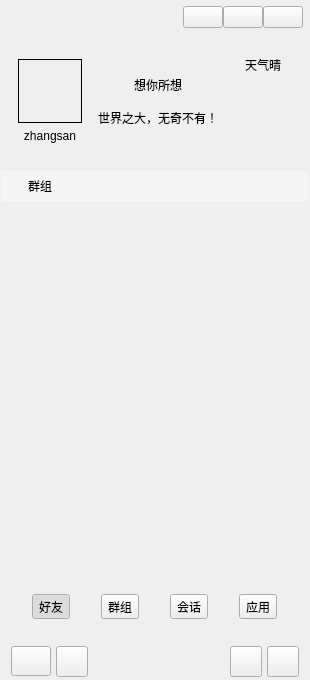
<?xml version="1.0" encoding="UTF-8"?>
<ui version="4.0">
 <class>MainWindow</class>
 <widget class="QWidget" name="MainWindow">
  <property name="geometry">
   <rect>
    <x>0</x>
    <y>0</y>
    <width>310</width>
    <height>680</height>
   </rect>
  </property>
  <property name="maximumSize">
   <size>
    <width>362</width>
    <height>16777215</height>
   </size>
  </property>
  <property name="windowTitle">
   <string>畅想聊天APP</string>
  </property>
  <property name="windowIcon">
   <iconset resource="images.qrc">
    <normaloff>:/resource/background/app.png</normaloff>:/resource/background/app.png</iconset>
  </property>
  <property name="styleSheet">
   <string notr="true"/>
  </property>
  <layout class="QVBoxLayout" name="verticalLayout">
   <property name="spacing">
    <number>0</number>
   </property>
   <property name="leftMargin">
    <number>1</number>
   </property>
   <property name="topMargin">
    <number>1</number>
   </property>
   <property name="rightMargin">
    <number>1</number>
   </property>
   <property name="bottomMargin">
    <number>1</number>
   </property>
   <item>
    <widget class="QWidget" name="widgetUserInfo" native="true">
     <property name="minimumSize">
      <size>
       <width>0</width>
       <height>170</height>
      </size>
     </property>
     <property name="maximumSize">
      <size>
       <width>16777215</width>
       <height>170</height>
      </size>
     </property>
     <layout class="QVBoxLayout" name="verticalLayout_9">
      <property name="spacing">
       <number>0</number>
      </property>
      <property name="leftMargin">
       <number>1</number>
      </property>
      <property name="topMargin">
       <number>1</number>
      </property>
      <property name="rightMargin">
       <number>1</number>
      </property>
      <property name="bottomMargin">
       <number>1</number>
      </property>
      <item>
       <widget class="QWidget" name="widgetWinBar" native="true">
        <property name="minimumSize">
         <size>
          <width>0</width>
          <height>30</height>
         </size>
        </property>
        <property name="maximumSize">
         <size>
          <width>16777215</width>
          <height>30</height>
         </size>
        </property>
        <layout class="QHBoxLayout" name="horizontalLayout_7">
         <property name="spacing">
          <number>0</number>
         </property>
         <property name="leftMargin">
          <number>0</number>
         </property>
         <property name="topMargin">
          <number>0</number>
         </property>
         <property name="rightMargin">
          <number>5</number>
         </property>
         <property name="bottomMargin">
          <number>0</number>
         </property>
         <item>
          <widget class="QLabel" name="label_9">
           <property name="minimumSize">
            <size>
             <width>30</width>
             <height>0</height>
            </size>
           </property>
           <property name="text">
            <string/>
           </property>
           <property name="pixmap">
            <pixmap resource="images.qrc">:/resource/images/robot.png</pixmap>
           </property>
          </widget>
         </item>
         <item>
          <spacer name="horizontalSpacer">
           <property name="orientation">
            <enum>Qt::Horizontal</enum>
           </property>
           <property name="sizeHint" stdset="0">
            <size>
             <width>220</width>
             <height>20</height>
            </size>
           </property>
          </spacer>
         </item>
         <item>
          <widget class="QPushButton" name="btnWinMenu">
           <property name="focusPolicy">
            <enum>Qt::NoFocus</enum>
           </property>
           <property name="text">
            <string/>
           </property>
          </widget>
         </item>
         <item>
          <widget class="QPushButton" name="btnWinMin">
           <property name="focusPolicy">
            <enum>Qt::NoFocus</enum>
           </property>
           <property name="text">
            <string/>
           </property>
           <property name="icon">
            <iconset resource="images.qrc">
             <normaloff>:/resource/common/ic_min.png</normaloff>:/resource/common/ic_min.png</iconset>
           </property>
          </widget>
         </item>
         <item>
          <widget class="QPushButton" name="btnWinClose">
           <property name="focusPolicy">
            <enum>Qt::NoFocus</enum>
           </property>
           <property name="text">
            <string/>
           </property>
           <property name="icon">
            <iconset resource="images.qrc">
             <normaloff>:/resource/common/ic_close_white.png</normaloff>:/resource/common/ic_close_white.png</iconset>
           </property>
          </widget>
         </item>
        </layout>
       </widget>
      </item>
      <item>
       <layout class="QHBoxLayout" name="horizontalLayout_8">
        <property name="spacing">
         <number>5</number>
        </property>
        <property name="leftMargin">
         <number>5</number>
        </property>
        <property name="rightMargin">
         <number>5</number>
        </property>
        <item>
         <widget class="QWidget" name="widget" native="true">
          <layout class="QVBoxLayout" name="verticalLayout_2">
           <item>
            <spacer name="verticalSpacer_4">
             <property name="orientation">
              <enum>Qt::Vertical</enum>
             </property>
             <property name="sizeHint" stdset="0">
              <size>
               <width>20</width>
               <height>40</height>
              </size>
             </property>
            </spacer>
           </item>
           <item>
            <widget class="WidgetHead" name="widgetHead" native="true">
             <property name="minimumSize">
              <size>
               <width>64</width>
               <height>64</height>
              </size>
             </property>
             <property name="maximumSize">
              <size>
               <width>64</width>
               <height>64</height>
              </size>
             </property>
             <property name="styleSheet">
              <string notr="true">border: 1px solid #000000;</string>
             </property>
             <layout class="QHBoxLayout" name="horizontalLayout_9">
              <property name="spacing">
               <number>0</number>
              </property>
              <property name="leftMargin">
               <number>0</number>
              </property>
              <property name="topMargin">
               <number>0</number>
              </property>
              <property name="rightMargin">
               <number>0</number>
              </property>
              <property name="bottomMargin">
               <number>0</number>
              </property>
             </layout>
            </widget>
           </item>
           <item>
            <widget class="QLabel" name="labelUser">
             <property name="text">
              <string>zhangsan</string>
             </property>
             <property name="alignment">
              <set>Qt::AlignCenter</set>
             </property>
            </widget>
           </item>
           <item>
            <spacer name="verticalSpacer_3">
             <property name="orientation">
              <enum>Qt::Vertical</enum>
             </property>
             <property name="sizeHint" stdset="0">
              <size>
               <width>20</width>
               <height>40</height>
              </size>
             </property>
            </spacer>
           </item>
          </layout>
         </widget>
        </item>
        <item>
         <layout class="QVBoxLayout" name="verticalLayout_7">
          <property name="spacing">
           <number>15</number>
          </property>
          <item>
           <spacer name="verticalSpacer_2">
            <property name="orientation">
             <enum>Qt::Vertical</enum>
            </property>
            <property name="sizeHint" stdset="0">
             <size>
              <width>20</width>
              <height>40</height>
             </size>
            </property>
           </spacer>
          </item>
          <item>
           <widget class="QLabel" name="labelUserName">
            <property name="text">
             <string>想你所想</string>
            </property>
            <property name="alignment">
             <set>Qt::AlignCenter</set>
            </property>
           </widget>
          </item>
          <item>
           <widget class="QLabel" name="labelUserMask">
            <property name="text">
             <string>世界之大，无奇不有！</string>
            </property>
           </widget>
          </item>
          <item>
           <spacer name="verticalSpacer">
            <property name="orientation">
             <enum>Qt::Vertical</enum>
            </property>
            <property name="sizeHint" stdset="0">
             <size>
              <width>20</width>
              <height>40</height>
             </size>
            </property>
           </spacer>
          </item>
         </layout>
        </item>
        <item>
         <layout class="QVBoxLayout" name="verticalLayout_8">
          <item>
           <widget class="QLabel" name="label_10">
            <property name="text">
             <string>天气晴</string>
            </property>
            <property name="alignment">
             <set>Qt::AlignCenter</set>
            </property>
           </widget>
          </item>
          <item>
           <widget class="QLabel" name="label_12">
            <property name="text">
             <string/>
            </property>
            <property name="alignment">
             <set>Qt::AlignCenter</set>
            </property>
           </widget>
          </item>
         </layout>
        </item>
       </layout>
      </item>
     </layout>
    </widget>
   </item>
   <item>
    <widget class="AnimationStackedWidget" name="GCStackedWidget">
     <property name="styleSheet">
      <string notr="true"/>
     </property>
     <property name="currentIndex">
      <number>1</number>
     </property>
     <widget class="QWidget" name="page2">
      <layout class="QVBoxLayout" name="verticalLayout_4">
       <property name="spacing">
        <number>0</number>
       </property>
       <property name="leftMargin">
        <number>0</number>
       </property>
       <property name="topMargin">
        <number>0</number>
       </property>
       <property name="rightMargin">
        <number>0</number>
       </property>
       <property name="bottomMargin">
        <number>0</number>
       </property>
       <item>
        <widget class="QWidget" name="widgetFrindT" native="true">
         <property name="maximumSize">
          <size>
           <width>16777215</width>
           <height>30</height>
          </size>
         </property>
         <property name="styleSheet">
          <string notr="true">QWidget#widgetFrindT  {
	background-color: #5AFFFFFF;
}</string>
         </property>
         <layout class="QHBoxLayout" name="horizontalLayout_3" stretch="0,1">
          <property name="spacing">
           <number>10</number>
          </property>
          <property name="leftMargin">
           <number>10</number>
          </property>
          <property name="topMargin">
           <number>0</number>
          </property>
          <property name="rightMargin">
           <number>0</number>
          </property>
          <property name="bottomMargin">
           <number>0</number>
          </property>
          <item>
           <widget class="QLabel" name="label_3">
            <property name="text">
             <string/>
            </property>
            <property name="pixmap">
             <pixmap resource="images.qrc">:/resource/images/ic_user.png</pixmap>
            </property>
            <property name="scaledContents">
             <bool>false</bool>
            </property>
           </widget>
          </item>
          <item>
           <widget class="QLabel" name="label_4">
            <property name="text">
             <string>联系人</string>
            </property>
           </widget>
          </item>
         </layout>
        </widget>
       </item>
       <item>
        <widget class="QQListWidget" name="frindListWidget" native="true"/>
       </item>
      </layout>
     </widget>
     <widget class="QWidget" name="page3">
      <layout class="QVBoxLayout" name="verticalLayout_3">
       <property name="spacing">
        <number>0</number>
       </property>
       <property name="leftMargin">
        <number>0</number>
       </property>
       <property name="topMargin">
        <number>0</number>
       </property>
       <property name="rightMargin">
        <number>0</number>
       </property>
       <property name="bottomMargin">
        <number>0</number>
       </property>
       <item>
        <widget class="QWidget" name="widgetGroupT" native="true">
         <property name="maximumSize">
          <size>
           <width>16777215</width>
           <height>30</height>
          </size>
         </property>
         <property name="styleSheet">
          <string notr="true">QWidget#widgetGroupT  {
	background-color: #5AFFFFFF;
}</string>
         </property>
         <layout class="QHBoxLayout" name="horizontalLayout_4" stretch="0,1">
          <property name="spacing">
           <number>10</number>
          </property>
          <property name="leftMargin">
           <number>10</number>
          </property>
          <property name="topMargin">
           <number>0</number>
          </property>
          <property name="rightMargin">
           <number>0</number>
          </property>
          <property name="bottomMargin">
           <number>0</number>
          </property>
          <item>
           <widget class="QLabel" name="label_5">
            <property name="text">
             <string/>
            </property>
            <property name="pixmap">
             <pixmap resource="images.qrc">:/resource/images/ic_group.png</pixmap>
            </property>
            <property name="scaledContents">
             <bool>false</bool>
            </property>
           </widget>
          </item>
          <item>
           <widget class="QLabel" name="label_6">
            <property name="text">
             <string>群组</string>
            </property>
           </widget>
          </item>
         </layout>
        </widget>
       </item>
       <item>
        <widget class="QQListWidget" name="groupListWidget" native="true"/>
       </item>
      </layout>
     </widget>
     <widget class="QWidget" name="page">
      <layout class="QVBoxLayout" name="verticalLayout_10">
       <property name="spacing">
        <number>0</number>
       </property>
       <property name="leftMargin">
        <number>0</number>
       </property>
       <property name="topMargin">
        <number>0</number>
       </property>
       <property name="rightMargin">
        <number>0</number>
       </property>
       <property name="bottomMargin">
        <number>0</number>
       </property>
       <item>
        <widget class="QWidget" name="widgetConVT" native="true">
         <property name="maximumSize">
          <size>
           <width>16777215</width>
           <height>30</height>
          </size>
         </property>
         <property name="styleSheet">
          <string notr="true">QWidget#widgetConVT  {
	background-color: #5AFFFFFF;
}</string>
         </property>
         <layout class="QHBoxLayout" name="horizontalLayout_2" stretch="0,1">
          <property name="spacing">
           <number>10</number>
          </property>
          <property name="leftMargin">
           <number>10</number>
          </property>
          <property name="topMargin">
           <number>0</number>
          </property>
          <property name="rightMargin">
           <number>0</number>
          </property>
          <property name="bottomMargin">
           <number>0</number>
          </property>
          <item>
           <widget class="QLabel" name="label">
            <property name="text">
             <string/>
            </property>
            <property name="pixmap">
             <pixmap resource="images.qrc">:/resource/images/ic_chat.png</pixmap>
            </property>
            <property name="scaledContents">
             <bool>false</bool>
            </property>
           </widget>
          </item>
          <item>
           <widget class="QLabel" name="label_2">
            <property name="text">
             <string>会话</string>
            </property>
           </widget>
          </item>
         </layout>
        </widget>
       </item>
       <item>
        <widget class="QQListWidget" name="convationListWidget" native="true"/>
       </item>
      </layout>
     </widget>
     <widget class="QWidget" name="page_2">
      <layout class="QVBoxLayout" name="verticalLayout_6">
       <property name="spacing">
        <number>0</number>
       </property>
       <property name="leftMargin">
        <number>0</number>
       </property>
       <property name="topMargin">
        <number>0</number>
       </property>
       <property name="rightMargin">
        <number>0</number>
       </property>
       <property name="bottomMargin">
        <number>0</number>
       </property>
       <item>
        <widget class="QWidget" name="widgetApply" native="true">
         <property name="maximumSize">
          <size>
           <width>16777215</width>
           <height>30</height>
          </size>
         </property>
         <property name="styleSheet">
          <string notr="true">QWidget#widgetApply  {
	background-color: #5AFFFFFF;
}</string>
         </property>
         <layout class="QHBoxLayout" name="horizontalLayout_6" stretch="0,1">
          <property name="spacing">
           <number>10</number>
          </property>
          <property name="leftMargin">
           <number>10</number>
          </property>
          <property name="topMargin">
           <number>0</number>
          </property>
          <property name="rightMargin">
           <number>0</number>
          </property>
          <property name="bottomMargin">
           <number>0</number>
          </property>
          <item>
           <widget class="QLabel" name="label_7">
            <property name="text">
             <string/>
            </property>
            <property name="pixmap">
             <pixmap resource="images.qrc">:/resource/images/ic_app.png</pixmap>
            </property>
            <property name="scaledContents">
             <bool>false</bool>
            </property>
           </widget>
          </item>
          <item>
           <widget class="QLabel" name="label_8">
            <property name="text">
             <string>应用</string>
            </property>
           </widget>
          </item>
         </layout>
        </widget>
       </item>
       <item>
        <widget class="QQListWidget" name="widget_5" native="true"/>
       </item>
      </layout>
     </widget>
    </widget>
   </item>
   <item>
    <widget class="QWidget" name="widgetBottom" native="true">
     <property name="minimumSize">
      <size>
       <width>0</width>
       <height>110</height>
      </size>
     </property>
     <property name="maximumSize">
      <size>
       <width>16777215</width>
       <height>110</height>
      </size>
     </property>
     <layout class="QVBoxLayout" name="verticalLayout_5">
      <property name="spacing">
       <number>0</number>
      </property>
      <property name="leftMargin">
       <number>0</number>
      </property>
      <property name="topMargin">
       <number>0</number>
      </property>
      <property name="rightMargin">
       <number>0</number>
      </property>
      <property name="bottomMargin">
       <number>0</number>
      </property>
      <item>
       <widget class="QWidget" name="widgetButtons" native="true">
        <property name="minimumSize">
         <size>
          <width>0</width>
          <height>65</height>
         </size>
        </property>
        <layout class="QHBoxLayout" name="horizontalLayout">
         <property name="spacing">
          <number>0</number>
         </property>
         <property name="leftMargin">
          <number>0</number>
         </property>
         <property name="topMargin">
          <number>0</number>
         </property>
         <property name="rightMargin">
          <number>0</number>
         </property>
         <property name="bottomMargin">
          <number>0</number>
         </property>
         <item>
          <widget class="QToolButton" name="btnFrind">
           <property name="text">
            <string>好友</string>
           </property>
           <property name="icon">
            <iconset resource="images.qrc">
             <normaloff>:/resource/images/contacts.png</normaloff>:/resource/images/contacts.png</iconset>
           </property>
           <property name="iconSize">
            <size>
             <width>24</width>
             <height>24</height>
            </size>
           </property>
           <property name="checkable">
            <bool>true</bool>
           </property>
           <property name="checked">
            <bool>true</bool>
           </property>
           <property name="toolButtonStyle">
            <enum>Qt::ToolButtonTextUnderIcon</enum>
           </property>
          </widget>
         </item>
         <item>
          <widget class="QToolButton" name="btnGroup">
           <property name="text">
            <string>群组</string>
           </property>
           <property name="icon">
            <iconset resource="images.qrc">
             <normaloff>:/resource/images/group_normal.png</normaloff>:/resource/images/group_normal.png</iconset>
           </property>
           <property name="iconSize">
            <size>
             <width>24</width>
             <height>24</height>
            </size>
           </property>
           <property name="checkable">
            <bool>true</bool>
           </property>
           <property name="toolButtonStyle">
            <enum>Qt::ToolButtonTextUnderIcon</enum>
           </property>
          </widget>
         </item>
         <item>
          <widget class="QToolButton" name="btnConversation">
           <property name="toolTip">
            <string>会话</string>
           </property>
           <property name="text">
            <string>会话</string>
           </property>
           <property name="icon">
            <iconset resource="images.qrc">
             <normaloff>:/resource/images/conversation_normal.png</normaloff>:/resource/images/conversation_normal.png</iconset>
           </property>
           <property name="iconSize">
            <size>
             <width>24</width>
             <height>24</height>
            </size>
           </property>
           <property name="checkable">
            <bool>true</bool>
           </property>
           <property name="checked">
            <bool>false</bool>
           </property>
           <property name="toolButtonStyle">
            <enum>Qt::ToolButtonTextUnderIcon</enum>
           </property>
          </widget>
         </item>
         <item>
          <widget class="QToolButton" name="btnApplay">
           <property name="toolTip">
            <string>应用</string>
           </property>
           <property name="text">
            <string>应用</string>
           </property>
           <property name="icon">
            <iconset resource="images.qrc">
             <normaloff>:/resource/images/applay.png</normaloff>:/resource/images/applay.png</iconset>
           </property>
           <property name="iconSize">
            <size>
             <width>24</width>
             <height>24</height>
            </size>
           </property>
           <property name="checkable">
            <bool>true</bool>
           </property>
           <property name="checked">
            <bool>false</bool>
           </property>
           <property name="toolButtonStyle">
            <enum>Qt::ToolButtonTextUnderIcon</enum>
           </property>
          </widget>
         </item>
        </layout>
       </widget>
      </item>
      <item>
       <widget class="QWidget" name="widgetMenu" native="true">
        <property name="minimumSize">
         <size>
          <width>0</width>
          <height>35</height>
         </size>
        </property>
        <property name="maximumSize">
         <size>
          <width>16777215</width>
          <height>35</height>
         </size>
        </property>
        <layout class="QHBoxLayout" name="horizontalLayout_5">
         <property name="spacing">
          <number>5</number>
         </property>
         <property name="leftMargin">
          <number>10</number>
         </property>
         <property name="topMargin">
          <number>2</number>
         </property>
         <property name="rightMargin">
          <number>10</number>
         </property>
         <property name="bottomMargin">
          <number>2</number>
         </property>
         <item>
          <widget class="QPushButton" name="btnSysMenu">
           <property name="minimumSize">
            <size>
             <width>0</width>
             <height>30</height>
            </size>
           </property>
           <property name="toolTip">
            <string>系统菜单</string>
           </property>
           <property name="text">
            <string/>
           </property>
           <property name="icon">
            <iconset resource="images.qrc">
             <normaloff>:/resource/common/ic_sysmen.png</normaloff>:/resource/common/ic_sysmen.png</iconset>
           </property>
           <property name="iconSize">
            <size>
             <width>24</width>
             <height>24</height>
            </size>
           </property>
          </widget>
         </item>
         <item>
          <widget class="QToolButton" name="tbtnAddUser">
           <property name="minimumSize">
            <size>
             <width>0</width>
             <height>30</height>
            </size>
           </property>
           <property name="toolTip">
            <string>添加好友</string>
           </property>
           <property name="text">
            <string/>
           </property>
           <property name="icon">
            <iconset resource="images.qrc">
             <normaloff>:/resource/common/ic_user_add.png</normaloff>:/resource/common/ic_user_add.png</iconset>
           </property>
           <property name="iconSize">
            <size>
             <width>24</width>
             <height>24</height>
            </size>
           </property>
          </widget>
         </item>
         <item>
          <spacer name="horizontalSpacer_2">
           <property name="orientation">
            <enum>Qt::Horizontal</enum>
           </property>
           <property name="sizeHint" stdset="0">
            <size>
             <width>40</width>
             <height>20</height>
            </size>
           </property>
          </spacer>
         </item>
         <item>
          <widget class="QToolButton" name="tbtnWeather">
           <property name="minimumSize">
            <size>
             <width>0</width>
             <height>30</height>
            </size>
           </property>
           <property name="toolTip">
            <string>天气查询</string>
           </property>
           <property name="text">
            <string/>
           </property>
           <property name="icon">
            <iconset resource="images.qrc">
             <normaloff>:/resource/common/ic_weather.png</normaloff>:/resource/common/ic_weather.png</iconset>
           </property>
           <property name="iconSize">
            <size>
             <width>24</width>
             <height>24</height>
            </size>
           </property>
          </widget>
         </item>
         <item>
          <widget class="QToolButton" name="tbtnCalendar">
           <property name="minimumSize">
            <size>
             <width>0</width>
             <height>30</height>
            </size>
           </property>
           <property name="toolTip">
            <string>日历</string>
           </property>
           <property name="text">
            <string/>
           </property>
           <property name="icon">
            <iconset resource="images.qrc">
             <normaloff>:/resource/common/ic_calendar.png</normaloff>:/resource/common/ic_calendar.png</iconset>
           </property>
           <property name="iconSize">
            <size>
             <width>24</width>
             <height>24</height>
            </size>
           </property>
          </widget>
         </item>
        </layout>
       </widget>
      </item>
     </layout>
    </widget>
   </item>
  </layout>
 </widget>
 <layoutdefault spacing="6" margin="11"/>
 <customwidgets>
  <customwidget>
   <class>QQListWidget</class>
   <extends>QWidget</extends>
   <header>qqlist/qqlistwidget.h</header>
   <container>1</container>
  </customwidget>
  <customwidget>
   <class>WidgetHead</class>
   <extends>QWidget</extends>
   <header location="global">widgethead.h</header>
   <container>1</container>
  </customwidget>
  <customwidget>
   <class>AnimationStackedWidget</class>
   <extends>QStackedWidget</extends>
   <header>animationstackedwidget.h</header>
   <container>1</container>
  </customwidget>
 </customwidgets>
 <resources>
  <include location="images.qrc"/>
 </resources>
 <connections>
  <connection>
   <sender>btnWinMin</sender>
   <signal>clicked()</signal>
   <receiver>MainWindow</receiver>
   <slot>showMinimized()</slot>
   <hints>
    <hint type="sourcelabel">
     <x>265</x>
     <y>13</y>
    </hint>
    <hint type="destinationlabel">
     <x>330</x>
     <y>81</y>
    </hint>
   </hints>
  </connection>
  <connection>
   <sender>btnWinClose</sender>
   <signal>clicked()</signal>
   <receiver>MainWindow</receiver>
   <slot>hide()</slot>
   <hints>
    <hint type="sourcelabel">
     <x>288</x>
     <y>17</y>
    </hint>
    <hint type="destinationlabel">
     <x>399</x>
     <y>54</y>
    </hint>
   </hints>
  </connection>
 </connections>
</ui>
